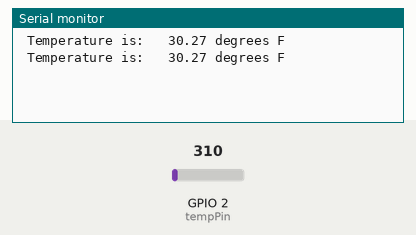
This sketch was run on a simulated ESP32. On the bench: the last lines printed to the serial monitor. The inputs (shaded band) are chosen by the test bench; at power-on: GPIO 2 (tempPin) = 310.

Above: at 2.8 s.
2.9 s: GPIO 2 (tempPin) set to 372
At 4.8 s:
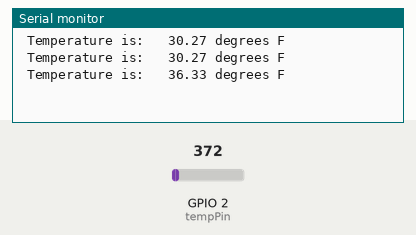
5.6 s: GPIO 2 (tempPin) set to 434
At 6.3 s:
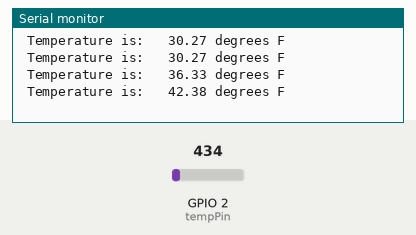
Timing chart, 0 to 8.6 s (numbered marks = the images above; inputs shaded):
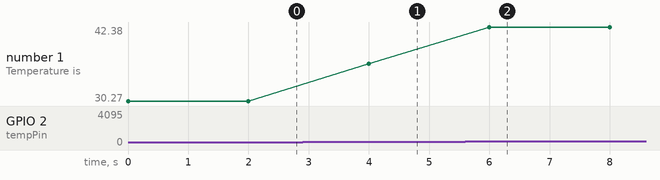

Measured:
- after the input at 2.9 s, the serial monitor: prints a new line after 1.1 s (image 1)
- after the input at 5.6 s, the serial monitor: prints a new line after 0.40 s (image 2)
- plotted number 1: 30.27 → 36.33 after the input at 2.9 s, 36.33 → 42.38 after the input at 5.6 s

The sketch:

ESP32-Temp.ino
```cpp
//Functional Code

const int tempPin = 2;     //analog input pin constant
int tempVal;    // temperature sensor raw readings
float volts;    // variable for storing voltage
float temp;     // actual temperature variable

void setup()
{
  // start the serial port at 9600 baud
  Serial.begin(9600);
}
void loop()
{
  //read the temp sensor and store it in tempVal
  tempVal = analogRead(tempPin);
  volts = tempVal/1024.0;             // normalize by the maximum temperature raw reading range, assumes 10-bit ADC(ESP32 is a 12-bit ADC)
  temp = volts * 100;                 //MCP9700 outputs temp as fahrenheit(somewhat) as opposed to celsius
  Serial.print(" Temperature is:   "); // print out the following string to the serial monitor
  Serial.print(temp);                  // in the same line print the temperature
  Serial.println (" degrees F");       // still in the same line print degrees F, then go to next line.
  delay(2000);                         // wait for 2 second or 2000 milliseconds before taking the next reading.
}
```
